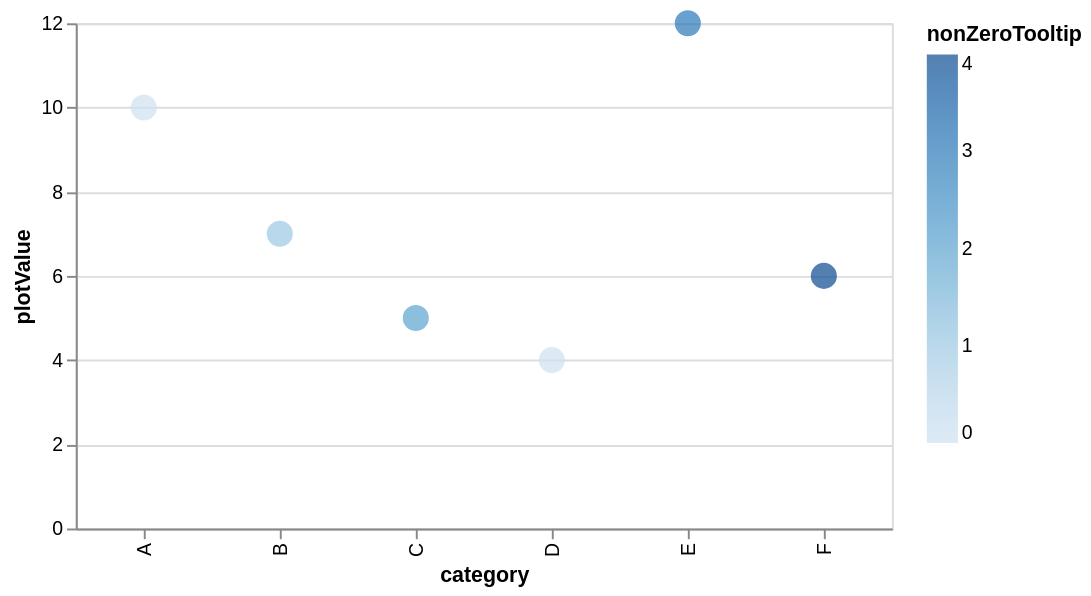

Vega-Lite specification for this chart:
### Vega-Lite specification from a JSON file in a GitHub repository (floating-point values rounded to 4 significant figures)
{"$schema": "https://vega.github.io/schema/vega-lite/v6.json", "description": "A scatterplot with fields that are conditionally omitted from generated tooltips.", "width": 420, "height": 260, "data": {"values": [{"category": "A", "plotValue": 10, "value": 10, "nonZeroTooltip": 0, "status": "nonZeroTooltip hidden", "__internal_key": "hidden-a"}, {"category": "B", "plotValue": 7, "value": 7, "nonZeroTooltip": 1, "status": "all visible", "__internal_key": "hidden-b"}, {"category": "C", "plotValue": 5, "value": null, "nonZeroTooltip": 2, "status": "value hidden", "__internal_key": "hidden-c"}, {"category": "D", "plotValue": 4, "value": 4, "nonZeroTooltip": 0, "status": "nonZeroTooltip hidden", "__internal_key": "hidden-d"}, {"category": "E", "plotValue": 12, "value": 12, "nonZeroTooltip": 3, "status": "all visible", "__internal_key": "hidden-e"}, {"category": "F", "plotValue": 6, "value": 6, "nonZeroTooltip": 4, "status": "all visible", "__internal_key": "hidden-f"}]}, "mark": {"type": "circle", "tooltip": true, "size": 180}, "encoding": {"x": {"field": "category", "type": "nominal"}, "y": {"field": "plotValue", "type": "quantitative"}, "color": {"field": "nonZeroTooltip", "type": "quantitative"}, "tooltip": [{"field": "category", "type": "nominal"}, {"field": "value", "type": "quantitative", "tooltip": {"filter": "valid"}}, {"field": "nonZeroTooltip", "type": "quantitative", "tooltip": {"filter": {"operator": "!=", "value": 0}}}, {"field": "status", "type": "nominal"}, {"field": "__internal_key", "type": "nominal", "tooltip": false}]}}
